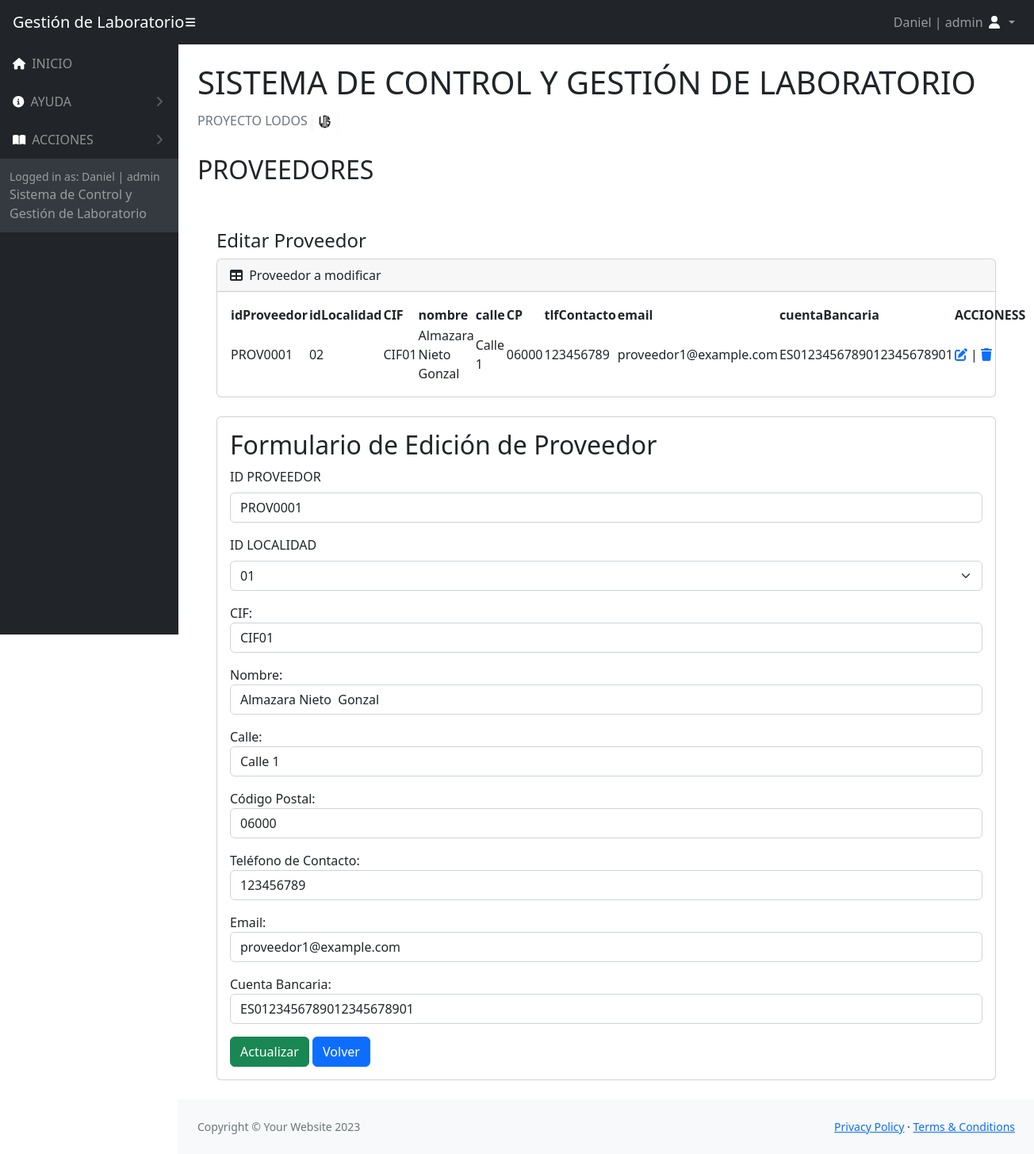
Page /Vistas/acciones/accionesProveedores/editarProveedor.php?id=PROV0001 (signed in) on the committed database.
### tables this page shows
CREATE TABLE `proveedor` (
  `idProveedor` varchar(15) NOT NULL,
  `idLocalidad` varchar(15) NOT NULL,
  `CIF` varchar(5) DEFAULT NULL,
  `nombre` varchar(30) DEFAULT NULL,
  `calle` varchar(30) DEFAULT NULL,
  `CP` varchar(15) DEFAULT NULL,
  `tlfContacto` varchar(15) DEFAULT NULL,
  `email` varchar(30) DEFAULT NULL,
  `cuentaBancaria` varchar(30) DEFAULT NULL
);

### Vistas/acciones/accionesProveedores/editarProveedor.php (the view, shortened to what this page needs)
<!DOCTYPE html>
<html lang="es">
    <head>
        <link href="https://cdn.jsdelivr.net/npm/simple-datatables@7.1.2/dist/style.min.css" rel="stylesheet" />
        <link rel="stylesheet" href="https://cdnjs.cloudflare.com/ajax/libs/font-awesome/6.4.2/css/all.min.css" />
        <link href="../../../assets/css/styles.css" rel="stylesheet" />
    </head>
    <body class="sb-nav-fixed">
    <nav class="sb-topnav navbar navbar-expand navbar-dark bg-dark">
            <a class="navbar-brand ps-3" href="../../../index.php">Gestión de Laboratorio</a>
            <button class="btn btn-link btn-sm order-1 order-lg-0 me-4 me-lg-0" id="sidebarToggle" href="#!"><i class="fas fa-bars" style="color: #ffffff;"></i></button>
            <ul class="navbar-nav ms-auto me-0 me-md-3 my-2 my-md-0">
                <li class="nav-item dropdown">
                    <a class="nav-link dropdown-toggle" id="navbarDropdown" href="#" role="button" data-bs-toggle="dropdown" aria-expanded="false">
                    <?php  echo $_SESSION["nombreUsuario"]. " | ".  $_SESSION["tipo"];  ?>
                        <i class="fas fa-user fa-fw" style="color: #ffffff;"></i>
                    </a>
                </li>
            </ul>
        </nav>
        <div id="layoutSidenav">
            <div id="layoutSidenav_nav">
                <nav class="sb-sidenav accordion sb-sidenav-dark" id="sidenavAccordion">
                    <div class="sb-sidenav-menu">
                        <div class="nav">
                            <a class="nav-link" href="../../../index.php">
                                <div class="sb-nav-link-icon"><i class="fa-solid fa-house" style="color: #ffffff;"></i></div>
                                INICIO
                            </a>
                            <?php  if( $_SESSION["tipo"] == "admin") {  ?>
                            <a class="nav-link collapsed" href="#" data-bs-toggle="collapse" data-bs-target="#collapseLayouts" aria-expanded="false" aria-controls="collapseLayouts">
                                <div class="sb-nav-link-icon"><i class="fa-solid fa-circle-info" style="color: #ffffff;"></i></div>
                                AYUDA
                                <div class="sb-sidenav-collapse-arrow"><i class="fas fa-angle-down"></i></div>
                            </a>
                            <?php  }  ?>
                                <a class="nav-link collapsed" href="#" data-bs-toggle="collapse" data-bs-target="#collapsePages" aria-expanded="false" aria-controls="collapsePages">
                                <div class="sb-nav-link-icon"><i class="fas fa-book-open" style="color: #ffffff;"></i></div>
                                ACCIONES
                                <div class="sb-sidenav-collapse-arrow"><i class="fas fa-angle-down"></i></div>
                            </a>
                    </div>
                    <div class="sb-sidenav-footer">
                        <div class="small">Logged in as: <?php  echo $_SESSION["nombreUsuario"]. " | ".  $_SESSION["tipo"];  ?></div>
                        Sistema de Control y Gestión de Laboratorio
                    </div>
                </nav>
            </div>
            <div id="layoutSidenav_content">
                <main>
                    <div class="container-fluid px-4">
                        <h1 class="mt-4">SISTEMA DE CONTROL Y GESTIÓN DE LABORATORIO</h1>
                        <ol class="breadcrumb mb-4">
                        <li class="breadcrumb-item active">PROYECTO LODOS <img style="width: 35px !important; height: 35px !important; padding:0px !important;" src="../../../assets/img/logoLODOS.PNG" alt="ss2"></li>
                        </ol>
                        <h2>PROVEEDORES</h2>
                        <br/>
                            <?php
                                require_once('../../../Controlador/Conexion_DB/config.php');
                                $idProveedor = $_GET['id'];
                                $stmt = $connectDB->prepare('SELECT * FROM proveedor WHERE idProveedor = :idProveedor');
                                $stmt->bindParam(':idProveedor', $idProveedor);
                                $stmt->execute();
                                $proveedorActual = $stmt->fetch(PDO::FETCH_ASSOC);
                            ?>
                        <div class="container-fluid px-4">
                        <h4 class="mt-4">Editar Proveedor</h4>
                        <div class="card mb-4">
                            <div class="card-header">
                                <i class="fas fa-table me-1"></i>
                                Proveedor a modificar
                                <br>
                            </div>
                            <div class="card-body">
                                <table id="datatablesSimple">
                                    <thead>
                                        <tr>
                                            <th>idProveedor</th>
                                            <th>idLocalidad</th>
                                            <th>CIF</th>
                                            <th>nombre</th>
                                            <th>calle</th>
                                            <th>CP</th>
                                            <th>tlfContacto</th>
                                            <th>email</th>
                                            <th>cuentaBancaria</th>
                                            <th>ACCIONESS</th>
                                        </tr>
                                    </thead>
                                    <tbody>
                                    <tr>
                                        <td><?php echo $proveedorActual['idProveedor']; ?></td>
                                        <td><?php echo $proveedorActual['idLocalidad']; ?></td>
                                        <td><?php echo $proveedorActual['CIF']; ?></td>
                                        <td><?php echo $proveedorActual['nombre']; ?></td>
                                        <td><?php echo $proveedorActual['calle']; ?></td>
                                        <td><?php echo $proveedorActual['CP']; ?></td>
                                        <td><?php echo $proveedorActual['tlfContacto']; ?></td>
                                        <td><?php echo $proveedorActual['email']; ?></td>
                                        <td><?php echo $proveedorActual['cuentaBancaria']; ?></td>
                                        <td>
                                            <?php
                                            echo '<a href="editarProveedor.php?id=' . $proveedorActual['idProveedor'] . '">';
                                            echo '<i class="fa-solid fa-pen-to-square"></i>';
                                            echo '</a>';
                                            echo ' | ';
                                            echo '<a href="deleteProveedor.php?id=' . $proveedorActual['idProveedor'] . '">';
                                            echo '<i class="fa-solid fa-trash"></i>';
                                            echo '</a>';
                                            ?>
                                        </td>
                                    </tr>
                                    </tbody>
                                </table>
                            </div>
                        </div>
                        <div class="card mb-4">
                            <div class="card-body">
                            <h2>Formulario de Edición de Proveedor</h2>
                                <form action="" method="get">
                                    <div class="mb-3">
                                        <label for="idProveedor" class="form-label">ID PROVEEDOR</label>
                                        <input class="form-control col-4" type="text" name="id" value="<?php echo $proveedorActual['idProveedor']; ?>" readonly>
                                    </div>
                                    <div class="mb-3">
                                        <label for="idLocalidad" class="form-label">ID LOCALIDAD</label>
                                        <select class="form-select" name="idLocalidad" id="idLocalidad" aria-describedby="helpId">
                                            <?php
                                                $stmtLocalidades = $connectDB->query('SELECT idLocalidad FROM localidad');
                                                $localidades = $stmtLocalidades->fetchAll(PDO::FETCH_COLUMN);
                                                foreach ($localidades as $localidad) {
                                                    $selected = ($localidad == $valorDelRegistro) ? "selected" : "";
                                                    echo "<option value=\"$localidad\" $selected>$localidad</option>";
                                                }
                                            ?>
                                        </select>
                                    </div>
                                    <div class="mb-3">
                                        <label for="CIF">CIF:</label>
                                        <input class="form-control col-4" type="text" id="CIF" name="CIF" value="<?php echo $proveedorActual['CIF']; ?>" readonly>
                                    </div>
                                    <div class="mb-3">
                                        <label for="nombre">Nombre:</label>
                                        <input class="form-control col-4" type="text" id="nombre" name="nombre" value="<?php echo $proveedorActual['nombre']; ?>">
                                    </div>
                                    <div class="mb-3">
                                        <label for="calle">Calle:</label>
                                        <input class="form-control col-4" type="text" id="calle" name="calle" value="<?php echo $proveedorActual['calle']; ?>">
                                    </div>
                                    <div class="mb-3">
                                        <label for="CP">Código Postal:</label>
                                        <input class="form-control col-4" type="text" id="CP" name="CP" value="<?php echo $proveedorActual['CP']; ?>">
                                    </div>
                                    <div class="mb-3">
                                        <label for="tlfContacto">Teléfono de Contacto:</label>
                                        <input class="form-control col-4" type="text" id="tlfContacto" name="tlfContacto" value="<?php echo $proveedorActual['tlfContacto']; ?>">
                                    </div>
                                    <div class="mb-3">
                                        <label for="email">Email:</label>
                                        <input class="form-control col-4" type="text" id="email" name="email" value="<?php echo $proveedorActual['email']; ?>">
                                    </div>
                                    <div class="mb-3">
                                        <label for="cuentaBancaria">Cuenta Bancaria:</label>
                                        <input class="form-control col-4" type="text" id="cuentaBancaria" name="cuentaBancaria" value="<?php echo $proveedorActual['cuentaBancaria']; ?>">
                                    </div>
                                    <input type="submit" class="btn btn-success" name="Enviar" value="Actualizar">
                                    <a href="indexProveedor.php"><button class="btn btn-primary" type="button">Volver</button></a>
                                </form>
                            </div>
                        </div>
                    </div>
                    </div>
                </main>
                <footer class="py-4 bg-light mt-auto">
                    <div class="container-fluid px-4">
                        <div class="d-flex align-items-center justify-content-between small">
                            <div class="text-muted">Copyright &copy; Your Website 2023</div>
                            <div>
                                <a href="../../../Vistas/Politicas/politicasPrivacidad.php">Privacy Policy</a>
                                &middot;
                                <a href="../../../Vistas/Politicas/politicasUso.php">Terms &amp; Conditions</a>
                            </div>
                        </div>
                    </div>
                </footer>
            </div>
        </div>
    </body>
</html>

### rows in the picture
proveedor: idProveedor "PROV0001", idLocalidad "02", CIF "CIF01", nombre "Almazara Nieto Gonzal", calle "Calle 1", CP "06000", tlfContacto "123456789", email "proveedor1@example.com", cuentaBancaria "ES0123456789012345678901", id "PROV0001"

### other values in the picture
$_SESSION["nombreUsuario"] "Daniel"
$_SESSION["tipo"] "admin"
form field idLocalidad "01"
